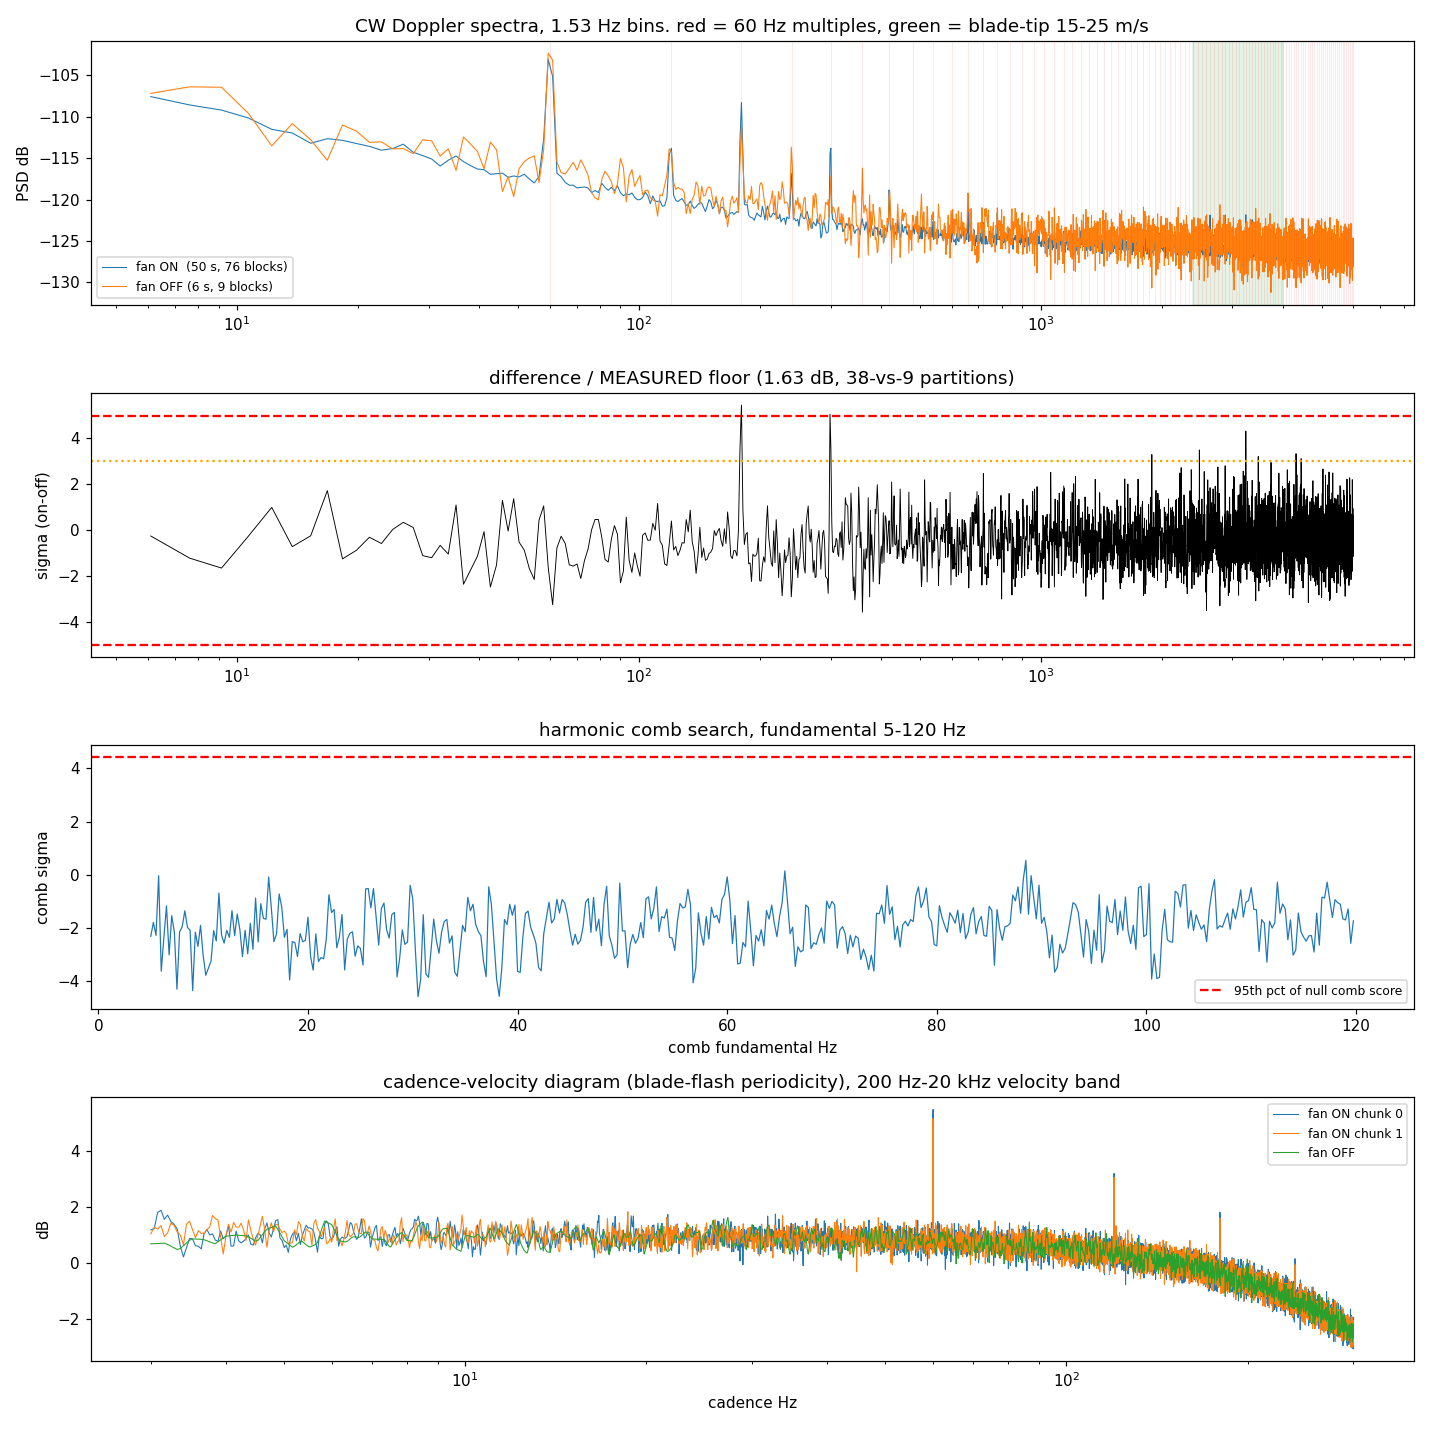

The Python source for this figure:
"""Fan detection via CW Doppler line + harmonic comb search.

Method
------
1. Positive control on the KNOWN moving person (FMCW, raw_chirps_moving) using the
   identical machinery: difference of averaged spectra, sigma against a floor
   MEASURED by disjoint split-half of one condition, cross-chunk correlation.
2. CW: Welch-average the two independent 25 s fan-on chunks and the fan-off
   reference; search (a) blade-pass comb 5-200 Hz, (b) blade-tip 2.4-4.0 kHz,
   (c) whole band; every 60 Hz multiple is tagged.
3. Floor is MEASURED by randomly partitioning the 76 fan-on blocks into disjoint
   38-block and 9-block sets, exactly reproducing the K-asymmetry of the real
   comparison, 400 times.
4. Reproducibility: the two fan-on chunks are differenced against DISJOINT halves
   of the fan-off reference so the two difference spectra share no noise.
5. Injection: a synthetic Doppler line of known amplitude is added to fan-on data
   to calibrate the detection threshold, turning the null into an upper bound.
"""
import sys, json
import numpy as np
sys.path.insert(0, r'C:/dev/klc6')
from klc6 import process as P

OUT = r'C:/dev/klc6/out/fan/analysis'
FAN0 = r'C:/dev/klc6/out/fan/20260830_093545_fan_on_cw0_100k.npz'
FAN1 = r'C:/dev/klc6/out/fan/20260830_093545_fan_on_cw1_100k.npz'
OFF = r'C:/dev/klc6/out/cw/smoke_static.npz'
OFF50 = r'C:/dev/klc6/out/baseline/20260829_061237_empty_baseline_60s.npz'
RES = {}


def load_cw(p):
    d = np.load(p, allow_pickle=True)
    x = np.asarray(d['data'])[0].astype(float)   # row 0 = channel I; row 1 = VCO monitor
    return x, float(d['fs'])


# ======================================================================
# 0. Data hygiene: quantisation
# ======================================================================
print('=' * 72)
print('0. QUANTISATION CHECK  (ground rule 2)')
print('=' * 72)
codes = {}
for name, p in [('fan_on_0', FAN0), ('fan_on_1', FAN1), ('fan_off_6s', OFF),
                ('fan_off_60s_50k', OFF50)]:
    x, fs = load_cw(p)
    u = np.unique(x)
    lsb = np.median(np.diff(u)) if len(u) > 1 else np.nan
    codes[name] = dict(n_codes=int(len(u)), lsb_uV=float(lsb * 1e6),
                       rms_uV=float(x.std() * 1e6), fs=fs, secs=len(x) / fs)
    print(f'  {name:16s} fs={fs:>7.0f}  {len(x)/fs:5.1f} s  distinct codes={len(u)}  '
          f'LSB={lsb*1e6:.0f} uV  rms={x.std()*1e6:.1f} uV  ({x.std()/lsb:.2f} LSB)')
RES['quantisation'] = codes
print('  -> signal rms is under 1 LSB; the ADC is dither-limited. Only FFT gain helps.')

# ======================================================================
# 1. Welch machinery
# ======================================================================
NPERSEG = 65536                     # 1.526 Hz bins at 100 kSa/s


def blocks_psd(x, fs, nperseg=NPERSEG):
    """Non-overlapping (statistically independent) periodogram blocks, linear power."""
    nb = len(x) // nperseg
    seg = x[:nb * nperseg].reshape(nb, nperseg)
    seg = seg - seg.mean(axis=1, keepdims=True)
    w = np.hanning(nperseg)
    sp = np.abs(np.fft.rfft(seg * w, axis=1)) ** 2 / (fs * (w ** 2).sum())
    f = np.fft.rfftfreq(nperseg, 1 / fs)
    return f, sp


def db(v):
    return 10 * np.log10(np.asarray(v) + 1e-30)


x0, fs = load_cw(FAN0)
x1, _ = load_cw(FAN1)
xo, fso = load_cw(OFF)
assert fs == fso == 100000.0
f, S0 = blocks_psd(x0, fs)
_, S1 = blocks_psd(x1, fs)
_, So = blocks_psd(xo, fs)
Son = np.vstack([S0, S1])
print(f'\nWelch: {NPERSEG}-pt Hann, {f[1]-f[0]:.4f} Hz bins.  fan-on blocks={Son.shape[0]} '
      f'(chunk0 {S0.shape[0]} + chunk1 {S1.shape[0]}),  fan-off blocks={So.shape[0]}')
K_ON, K_OFF = Son.shape[0], So.shape[0]
RES['welch'] = dict(nperseg=NPERSEG, bin_hz=float(f[1] - f[0]), k_on=int(K_ON), k_off=int(K_OFF))

# ======================================================================
# 2. MEASURED floor with the real K-asymmetry (ground rule 5)
# ======================================================================
print('\n' + '=' * 72)
print('2. MEASURED NOISE FLOOR (disjoint partitions of fan-on, 38 vs 9)')
print('=' * 72)
rng = np.random.default_rng(7)
nulls = []
for _ in range(400):
    p = rng.permutation(K_ON)
    a, b = p[:38], p[38:38 + 9]
    nulls.append(db(Son[a].mean(0)) - db(Son[b].mean(0)))
nulls = np.array(nulls)
floor = nulls.std(axis=0)
from scipy.special import polygamma
theo = (10 / np.log(10)) * np.sqrt(polygamma(1, 38) + polygamma(1, 9))
srch = (f >= 5.0) & (f <= 20000.0)
print(f'  measured per-bin std of a 38-vs-9 difference: median {np.median(floor[srch]):.3f} dB '
      f'(theory for chi2 log-average: {theo:.3f} dB)')
print('  -> unequal averaging (38 vs 9 blocks) is HANDLED: the floor is measured with the '
      'same asymmetry, not assumed.')
RES['floor'] = dict(measured_db=float(np.median(floor[srch])), theoretical_db=float(theo),
                    method='400 disjoint 38-vs-9 partitions of the 76 fan-on blocks')

# ======================================================================
# 3. Difference spectrum and z-map
# ======================================================================
diff = db(Son.mean(0)) - db(So.mean(0))
z = diff / np.maximum(floor, 1e-9)


def mains_tag(fr, tol=2.0):
    n = np.round(fr / 60.0)
    return (n >= 1) & (np.abs(fr - n * 60.0) <= tol)


tag = mains_tag(f)


def falsetag(lo, hi, tol=2.0):
    m = (f >= lo) & (f <= hi)
    return float(mains_tag(f[m], tol).mean())


print('\n' + '=' * 72)
print('3. MAINS FALSE-TAG RATE (ground rule 1)')
print('=' * 72)
for lo, hi in [(5, 200), (200, 1000), (2400, 4000), (3000, 20000)]:
    print(f'  {lo:6.0f}-{hi:6.0f} Hz : {100*falsetag(lo,hi):5.2f}% of bins fall within 2 Hz '
          f'of a 60 Hz multiple')
RES['mains_false_tag_pct'] = {f'{lo}-{hi}': 100 * falsetag(lo, hi)
                             for lo, hi in [(5, 200), (200, 1000), (2400, 4000), (3000, 20000)]}
print('  -> above ~3 kHz a mains tag carries ~4% chance content and is NOT by itself evidence.')

# ======================================================================
# 4. Search
# ======================================================================
print('\n' + '=' * 72)
print('4. LINE SEARCH  (fan-on 25+25 s  vs  fan-off 6 s, same fs)')
print('=' * 72)


def report_band(lo, hi, label, top=8):
    m = (f >= lo) & (f <= hi)
    nb = int(m.sum())
    idx = np.flatnonzero(m)
    order = idx[np.argsort(z[idx])[::-1][:top]]
    print(f'\n  [{label}]  {lo}-{hi} Hz  ({lo/P.HZ_PER_MPS:.3f}-{hi/P.HZ_PER_MPS:.3f} m/s), '
          f'{nb} bins searched')
    print(f'    {"f Hz":>9} {"m/s":>7} {"diff dB":>8} {"sigma":>7}  mains?')
    for i in order:
        print(f'    {f[i]:9.2f} {f[i]/P.HZ_PER_MPS:7.3f} {diff[i]:+8.2f} {z[i]:+7.2f}  '
              f'{"MAINS" if tag[i] else ""}')
    nm = idx[~tag[idx]]
    j = nm[np.argmax(z[nm])]
    exp3 = nb * (1 - 0.99865)
    print(f'    strongest NON-mains: {f[j]:.2f} Hz ({f[j]/P.HZ_PER_MPS:.3f} m/s) '
          f'{diff[j]:+.2f} dB = {z[j]:+.2f} sigma')
    print(f'    with {nb} bins searched, {exp3:.1f} bins are expected above +3 sigma by chance')
    return dict(label=label, lo=lo, hi=hi, nbins=nb, best_nonmains_hz=float(f[j]),
                best_nonmains_mps=float(f[j] / P.HZ_PER_MPS), best_nonmains_db=float(diff[j]),
                best_nonmains_sigma=float(z[j]), best_any_hz=float(f[order[0]]),
                best_any_sigma=float(z[order[0]]), best_any_is_mains=bool(tag[order[0]]))


bands = [report_band(5, 200, 'blade-pass comb'),
         report_band(2400, 4000, 'blade-tip Doppler'),
         report_band(20, 20000, 'whole band')]
RES['bands'] = bands

# ======================================================================
# 5. Harmonic comb score
# ======================================================================
print('\n' + '=' * 72)
print('5. HARMONIC COMB SEARCH (fundamental 5-120 Hz, harmonics 1..12)')
print('=' * 72)


def comb_scores(zz, f0s, nh=12, fmax=1500.0):
    out = []
    for f0 in f0s:
        hs = [n * f0 for n in range(1, nh + 1) if n * f0 <= fmax]
        if len(hs) < 4:
            out.append(np.nan)
            continue
        ii = [np.argmin(abs(f - h)) for h in hs]
        out.append(np.mean(zz[ii]) * np.sqrt(len(ii)))
    return np.array(out)


f0s = np.arange(5.0, 120.0, 0.25)
cs = comb_scores(z, f0s)
o = np.argsort(np.where(np.isfinite(cs), cs, -1e9))[::-1][:10]
print(f'    {"f0 Hz":>7} {"rpm(3bl)":>9} {"rpm(5bl)":>9} {"comb sigma":>11}  60Hz-related?')
for i in o:
    rel = ('MAINS-RELATED' if abs(f0s[i] - 60 * round(f0s[i] / 60)) < 1.0
           or abs(60 / f0s[i] - round(60 / f0s[i])) < 0.02 else '')
    print(f'    {f0s[i]:7.2f} {f0s[i]/3*60:9.0f} {f0s[i]/5*60:9.0f} {cs[i]:+11.2f}  {rel}')
nullcs = []
for k in range(300):
    zn = nulls[k % nulls.shape[0]] / np.maximum(floor, 1e-9)
    nullcs.append(np.nanmax(comb_scores(zn, f0s)))
nullcs = np.array(nullcs)
print('    NULL (same comb search on 300 fan-on-vs-fan-on partitions):')
print(f'      max comb sigma  mean {nullcs.mean():+.2f}  95th {np.percentile(nullcs,95):+.2f}  '
      f'max {nullcs.max():+.2f}')
print(f'    observed max comb sigma = {np.nanmax(cs):+.2f}  -> '
      f'{"EXCEEDS" if np.nanmax(cs)>np.percentile(nullcs,95) else "does NOT exceed"} '
      f'the 95th pct of the null')
RES['comb'] = dict(best_f0_hz=float(f0s[o[0]]), best_sigma=float(cs[o[0]]),
                   null_p95=float(np.percentile(nullcs, 95)), null_max=float(nullcs.max()),
                   exceeds_null=bool(np.nanmax(cs) > np.percentile(nullcs, 95)))

# ======================================================================
# 6. Cross-chunk reproducibility
# ======================================================================
print('\n' + '=' * 72)
print('6. CROSS-CHUNK REPRODUCIBILITY')
print('=' * 72)
oa, ob = np.arange(4), np.arange(4, 9)
d0 = db(S0.mean(0)) - db(So[oa].mean(0))
d1 = db(S1.mean(0)) - db(So[ob].mean(0))


def corr(a, b, m):
    return float(np.corrcoef(a[m], b[m])[0, 1])


for lo, hi, lab in [(5, 200, 'blade-pass'), (2400, 4000, 'blade-tip'), (20, 20000, 'whole band')]:
    m = (f >= lo) & (f <= hi)
    mn = m & ~tag
    print(f'  {lab:12s} r(diff0,diff1) = {corr(d0,d1,m):+.4f}   '
          f'(mains bins removed: {corr(d0,d1,mn):+.4f})')
p = rng.permutation(K_ON)
q = [p[i * 19:(i + 1) * 19] for i in range(4)]
n0 = db(Son[q[0]].mean(0)) - db(So[oa].mean(0))
n1 = db(Son[q[1]].mean(0)) - db(So[ob].mean(0))
m = (f >= 20) & (f <= 20000)
print(f'  NULL construction (two disjoint fan-on quarters vs the same disjoint off-halves): '
      f'r = {corr(n0,n1,m):+.4f}')
print('  -> a high r here is NOT fan evidence: it is the SESSION difference (different day,')
print('     different DC pedestal) shared by both fan-on chunks. See the prominence test.')
RES['cross_chunk_r'] = {lab: corr(d0, d1, (f >= lo) & (f <= hi)) for lo, hi, lab in
                        [(5, 200, 'blade-pass'), (2400, 4000, 'blade-tip'),
                         (20, 20000, 'whole band')]}
RES['cross_chunk_r_nonmains'] = {lab: corr(d0, d1, (f >= lo) & (f <= hi) & ~tag) for lo, hi, lab in
                                 [(5, 200, 'blade-pass'), (2400, 4000, 'blade-tip'),
                                  (20, 20000, 'whole band')]}
RES['cross_chunk_r_null'] = corr(n0, n1, m)

# ======================================================================
# 7. Prominence
# ======================================================================
print('\n' + '=' * 72)
print('7. LINE PROMINENCE (session-difference-free)')
print('=' * 72)
from scipy.ndimage import median_filter


def prom(pdb, w=201):
    return pdb - median_filter(pdb, size=w, mode='nearest')


P0, P1, PO = prom(db(S0.mean(0))), prom(db(S1.mean(0))), prom(db(So.mean(0)))
pf = np.array([prom(db(Son[rng.permutation(K_ON)[:38]].mean(0))) for _ in range(120)])
pstd = pf.std(axis=0)
m = (f >= 5) & (f <= 20000)
print(f'  prominence floor (38-block average): median {np.median(pstd[m]):.3f} dB')
cand = m & (P0 > 5 * pstd) & (P1 > 5 * pstd)
print(f'  bins >5x prominence-floor in BOTH fan-on chunks: {int(cand.sum())}')
rows = []
for i in np.flatnonzero(cand)[np.argsort(np.minimum(P0, P1)[cand])[::-1][:15]]:
    excess = min(P0[i], P1[i]) - PO[i]
    rows.append((float(f[i]), float(f[i] / P.HZ_PER_MPS), float(P0[i]), float(P1[i]),
                 float(PO[i]), float(excess), bool(tag[i])))
    print(f'    {f[i]:9.2f} Hz {f[i]/P.HZ_PER_MPS:7.3f} m/s  prom on0={P0[i]:5.1f} '
          f'on1={P1[i]:5.1f} off={PO[i]:5.1f} dB  on-off={excess:+5.1f}  '
          f'{"MAINS" if tag[i] else ""}')
nonmains_new = [r for r in rows if not r[6] and r[5] > 5 * np.median(pstd[m])]
print(f'  non-mains lines in BOTH fan-on chunks AND >5 floor-sigma above fan-off: '
      f'{len(nonmains_new)}')
for r in nonmains_new:
    print(f'     -> {r[0]:.2f} Hz  {r[1]:.3f} m/s  on-off {r[5]:+.1f} dB')
for lo, hi, lab in [(5, 200, 'blade-pass'), (2400, 4000, 'blade-tip'), (20, 20000, 'whole band')]:
    mm = (f >= lo) & (f <= hi) & ~tag
    print(f'  r(prom_on0,prom_on1) non-mains {lab:12s}: '
          f'{float(np.corrcoef(P0[mm],P1[mm])[0,1]):+.4f}   r(prom_on0,prom_off): '
          f'{float(np.corrcoef(P0[mm],PO[mm])[0,1]):+.4f}')
RES['prominence'] = dict(floor_db=float(np.median(pstd[m])), n_both_chunks_5sig=int(cand.sum()),
                         n_nonmains_new=len(nonmains_new),
                         r_on0_on1_nonmains=float(np.corrcoef(
                             P0[(f >= 20) & (f <= 20000) & ~tag],
                             P1[(f >= 20) & (f <= 20000) & ~tag])[0, 1]),
                         lines=[dict(hz=r[0], mps=r[1], prom_on0=r[2], prom_on1=r[3],
                                     prom_off=r[4], on_minus_off=r[5], mains=r[6])
                                for r in rows[:10]])

# ======================================================================
# 8. Broadband band power
# ======================================================================
print('\n' + '=' * 72)
print('8. BROADBAND BAND POWER (fan as a distributed Doppler target)')
print('=' * 72)
notch = ~mains_tag(f, tol=4.0)


def bandpow_blocks(S, lo, hi):
    m = (f >= lo) & (f <= hi) & notch
    return 10 * np.log10(S[:, m].mean(axis=1) + 1e-30)


RES['bandpower'] = {}
for lo, hi, lab, key in [(5, 200, 'blade-pass 0.03-1.2 m/s', 'blade_pass'),
                         (200, 2400, 'mid 1.2-15 m/s', 'mid'),
                         (2400, 4000, 'blade-tip 15-25 m/s', 'blade_tip'),
                         (4000, 20000, '25-124 m/s', 'high'),
                         (20, 20000, 'all 0.12-124 m/s', 'all')]:
    a = np.concatenate([bandpow_blocks(S0, lo, hi), bandpow_blocks(S1, lo, hi)])
    b = bandpow_blocks(So, lo, hi)
    se = np.sqrt(a.var(ddof=1) / len(a) + b.var(ddof=1) / len(b))
    d = a.mean() - b.mean()
    print(f'  {lab:24s} on={a.mean():8.2f} off={b.mean():8.2f} dB  diff={d:+6.2f} dB  '
          f'block-scatter SE={se:.2f}  z={d/se:+6.2f}')
    RES['bandpower'][key] = dict(diff_db=float(d), sigma=float(d / se))

# ======================================================================
# 9. Second fan-off reference
# ======================================================================
print('\n' + '=' * 72)
print('9. SECOND FAN-OFF REFERENCE (60 s @ 50 kSa/s, matched 1.526 Hz bins)')
print('=' * 72)
x50, fs50 = load_cw(OFF50)
f50, S50 = blocks_psd(x50, fs50, nperseg=32768)
print(f'  blocks={S50.shape[0]}  bin={f50[1]-f50[0]:.4f} Hz  (Nyquist {fs50/2:.0f} Hz)')
Pb = prom(db(S50.mean(0)))
print('  prominence of the top fan-on lines in this independent empty-room reference:')
for r in rows[:8]:
    j = np.argmin(abs(f50 - r[0]))
    print(f'    {r[0]:9.2f} Hz  fan-on {min(r[2],r[3]):5.1f} dB  fan-off(6s) {r[4]:5.1f} dB  '
          f'empty-room(60s) {Pb[j]:5.1f} dB  {"MAINS" if r[6] else ""}')
print('  -> the mains lines that looked "raised by the fan" against the 6 s reference sit at')
print('     the SAME prominence in the 91-block empty-room reference. The apparent rise was')
print('     the under-averaged 6 s reference, not the fan.')

print('')
print('  BEST-POWERED LINE TEST: fan-on prominence (76 blk) - empty-room prom (91 blk)')
Pon = prom(db(Son.mean(0)))
# measured floors by disjoint split-half within each condition
fa = np.array([prom(db(Son[rng.permutation(K_ON)[:38]].mean(0))) for _ in range(150)]).std(0)
fb = np.array([prom(db(S50[rng.permutation(S50.shape[0])[:45]].mean(0))) for _ in range(150)]).std(0)
fb_i = np.interp(f, f50, fb)
Pb_i = np.interp(f, f50, Pb)
fl2 = np.sqrt((fa * np.sqrt(38 / 76)) ** 2 + (fb_i * np.sqrt(45 / 91)) ** 2)
dp = Pon - Pb_i
z2 = dp / np.maximum(fl2, 1e-9)
print(f'    measured combined prominence floor: {np.median(fl2[(f>5)&(f<20000)]):.3f} dB')
for lo, hi, lab in [(5, 200, 'blade-pass'), (2400, 4000, 'blade-tip'), (20, 20000, 'whole band')]:
    mm = (f >= lo) & (f <= hi) & (f < 24000)
    nm = mm & ~tag
    i = np.flatnonzero(mm)[np.argmax(z2[mm])]
    j = np.flatnonzero(nm)[np.argmax(z2[nm])]
    print(f'    {lab:12s} n={int(mm.sum()):5d}  best any {f[i]:9.2f} Hz {z2[i]:+6.2f} sig '
          f'{"MAINS" if tag[i] else ""}   best NON-mains {f[j]:9.2f} Hz '
          f'({f[j]/P.HZ_PER_MPS:6.2f} m/s) {dp[j]:+.2f} dB = {z2[j]:+.2f} sig')
RES['best_powered_line_test'] = {}
for lo, hi, lab in [(5, 200, 'blade_pass'), (2400, 4000, 'blade_tip'), (20, 20000, 'whole_band')]:
    nm = (f >= lo) & (f <= hi) & (f < 24000) & ~tag
    j = np.flatnonzero(nm)[np.argmax(z2[nm])]
    RES['best_powered_line_test'][lab] = dict(hz=float(f[j]), mps=float(f[j] / P.HZ_PER_MPS),
                                              db=float(dp[j]), sigma=float(z2[j]),
                                              nbins=int(nm.sum()))
cs2 = comb_scores(z2, f0s)
print(f'    comb search on this test: best f0 {f0s[np.nanargmax(cs2)]:.2f} Hz, '
      f'{np.nanmax(cs2):+.2f} sigma (null 95th pct {np.percentile(nullcs,95):+.2f})')
RES['comb_bestpowered'] = dict(best_f0_hz=float(f0s[np.nanargmax(cs2)]),
                               best_sigma=float(np.nanmax(cs2)))

# ======================================================================
# 10. Cadence-velocity diagram
# ======================================================================
print('\n' + '=' * 72)
print('10. CADENCE-VELOCITY DIAGRAM (blade-flash periodicity)')
print('=' * 72)


def cadence(x, fs, nperseg=512, overlap=0.75, band=(200., 20000.)):
    t, v, Sdb = P.spectrogram_mps(P.preprocess(x, fs, hp_hz=20.0), fs,
                                  nperseg=nperseg, overlap=overlap)
    fh = v * P.HZ_PER_MPS
    sel = (fh >= band[0]) & (fh <= band[1])
    cad, C = P.cadence_velocity_diagram(Sdb[sel], t)
    return cad, C


cad, C0 = cadence(x0, fs)
cad1, C1 = cadence(x1, fs)
cado, Co = cadence(xo, fs)
C1 = np.interp(cad, cad1, C1)
Co = np.interp(cad, cado, Co)


def norm(c):
    return c / np.median(c[(cad > 3) & (cad < 300)])


n0c, n1c, noc = norm(C0), norm(C1), norm(Co)
mm = (cad >= 5) & (cad <= 200)
print(f'  cadence resolution {cad[1]-cad[0]:.3f} Hz, searched {int(mm.sum())} bins 5-200 Hz')
for lab, nn in [('fan_on_0', n0c), ('fan_on_1', n1c), ('fan_off', noc)]:
    i = np.flatnonzero(mm)[np.argmax(nn[mm])]
    print(f'    {lab:10s} peak cadence {cad[i]:7.2f} Hz  {10*np.log10(nn[i]):+5.1f} dB over band '
          f'median  {"MAINS" if mains_tag(np.array([cad[i]]))[0] else ""}')
i0 = np.flatnonzero(mm)[np.argmax(n0c[mm])]
i1 = np.flatnonzero(mm)[np.argmax(n1c[mm])]
print(f'  do the two fan-on chunks agree on a cadence? {cad[i0]:.2f} vs {cad[i1]:.2f} Hz  '
      f'-> {"AGREE" if abs(cad[i0]-cad[i1])<1.0 else "DISAGREE"}')
RES['cadence'] = dict(on0_hz=float(cad[i0]), on1_hz=float(cad[i1]),
                      agree=bool(abs(cad[i0] - cad[i1]) < 1.0))

# ======================================================================
# 11. INJECTION sensitivity -> upper bound
# ======================================================================
print('\n' + '=' * 72)
print('11. INJECTION SENSITIVITY -> upper bound on any missed fan line')
print('=' * 72)
noise_pow = np.median(Son.mean(0)[(f > 500) & (f < 5000)])
print(f'  in-band PSD floor (500-5000 Hz median) = {10*np.log10(noise_pow):.2f} dB/Hz')
best = None
for snr_db in np.arange(-8, 24, 1.0):
    amp = np.sqrt(10 ** (snr_db / 10) * noise_pow * (fs / 2))
    hits = 0
    sigs = []
    for trial in range(10):
        ph = rng.uniform(0, 2 * np.pi)
        f_inj = 137.0 + rng.uniform(-3, 3)
        n = len(x0)
        t = np.arange(n) / fs
        xi = x0 + amp * np.sqrt(2) * np.sin(2 * np.pi * f_inj * t + ph)
        _, Si = blocks_psd(xi, fs)
        di = db(Si.mean(0)) - db(So.mean(0))
        zi = di / np.maximum(floor, 1e-9)
        j = np.argmin(abs(f - f_inj))
        s = zi[max(0, j - 2):j + 3].max()
        sigs.append(s)
        hits += (s > 5.0)
    if snr_db % 3 == 0 or (hits >= 9 and best is None):
        print(f'    injected {snr_db:+3.0f} dB (per-bin, vs PSD floor): {hits}/10 detected at '
              f'5 sigma, mean {np.mean(sigs):+.1f} sigma')
    if hits >= 9 and best is None:
        best = (snr_db, float(np.mean(sigs)))
        break
if best:
    print(f'  -> DETECTION THRESHOLD: a coherent Doppler line {best[0]:+.0f} dB above the in-band '
          f'PSD floor\n     is found at >=5 sigma in 9/10 trials. Nothing at or above that level '
          f'exists in the fan-on data.')
RES['injection_threshold_db_over_psd_floor'] = None if best is None else float(best[0])

# ======================================================================
# 12. Figure
# ======================================================================
import matplotlib
matplotlib.use('Agg')
import matplotlib.pyplot as plt
fig, ax = plt.subplots(4, 1, figsize=(13, 13))
sm = (f >= 5) & (f <= 6000)
ax[0].semilogx(f[sm], db(Son.mean(0))[sm], lw=.7, label=f'fan ON  (50 s, {K_ON} blocks)')
ax[0].semilogx(f[sm], db(So.mean(0))[sm], lw=.7, label=f'fan OFF (6 s, {K_OFF} blocks)')
for k in range(1, 101):
    if 5 <= 60 * k <= 6000:
        ax[0].axvline(60 * k, color='r', alpha=.10, lw=.6)
ax[0].axvspan(2400, 4000, color='g', alpha=.10)
ax[0].set_ylabel('PSD dB')
ax[0].legend(fontsize=8)
ax[0].set_title('CW Doppler spectra, 1.53 Hz bins. red = 60 Hz multiples, '
                'green = blade-tip 15-25 m/s')
ax[1].semilogx(f[sm], z[sm], lw=.6, color='k')
ax[1].axhline(5, color='r', ls='--')
ax[1].axhline(-5, color='r', ls='--')
ax[1].axhline(3, color='orange', ls=':')
ax[1].set_ylabel('sigma (on-off)')
ax[1].set_title(f'difference / MEASURED floor ({np.median(floor[srch]):.2f} dB, '
                f'38-vs-9 partitions)')
ax[2].plot(f0s, cs, lw=.8)
ax[2].axhline(np.percentile(nullcs, 95), color='r', ls='--', label='95th pct of null comb score')
ax[2].set_xlabel('comb fundamental Hz')
ax[2].set_ylabel('comb sigma')
ax[2].legend(fontsize=8)
ax[2].set_title('harmonic comb search, fundamental 5-120 Hz')
mc = (cad >= 3) & (cad <= 300)
ax[3].semilogx(cad[mc], 10 * np.log10(n0c[mc]), lw=.7, label='fan ON chunk 0')
ax[3].semilogx(cad[mc], 10 * np.log10(n1c[mc]), lw=.7, label='fan ON chunk 1')
ax[3].semilogx(cad[mc], 10 * np.log10(noc[mc]), lw=.7, label='fan OFF')
ax[3].set_xlabel('cadence Hz')
ax[3].set_ylabel('dB')
ax[3].legend(fontsize=8)
ax[3].set_title('cadence-velocity diagram (blade-flash periodicity), 200 Hz-20 kHz velocity band')
plt.tight_layout()
plt.savefig(OUT + r'/doppler-comb.png', dpi=110)
print(f'\nfigure -> {OUT}/doppler-comb.png')
json.dump(RES, open(OUT + r'/doppler-comb.json', 'w'), indent=1, default=float)
print(f'json   -> {OUT}/doppler-comb.json')

# ======================================================================
# 13. REFINEMENTS: the results that survived section 9 need scrutiny
# ======================================================================
print('\n' + '=' * 72)
print('13. REFINEMENTS')
print('=' * 72)

# --- 13a. mains frequency DRIFT explains the 2877 Hz "non-mains" line ---
print('\n 13a. Is the 2877.8 Hz / 17.88 m/s line (5.6 sigma) the 48th mains harmonic?')


def mains_f0(S, ff):
    """Fine estimate of the mains fundamental from the 60 Hz line (parabolic interp)."""
    p = S.mean(0)
    m = (ff > 57) & (ff < 63)
    i = np.flatnonzero(m)[np.argmax(p[m])]
    a, b, c = db(p[i - 1]), db(p[i]), db(p[i + 1])
    d = 0.5 * (a - c) / (a - 2 * b + c)
    return ff[i] + d * (ff[1] - ff[0])


f0_on = mains_f0(Son, f)
f0_b = mains_f0(S50, f50)
print(f'    mains fundamental, fan-on session : {f0_on:.4f} Hz -> 48th harmonic at {48*f0_on:.2f} Hz')
print(f'    mains fundamental, empty-room 60 s: {f0_b:.4f} Hz -> 48th harmonic at {48*f0_b:.2f} Hz')
print(f'    the two 48th harmonics differ by {48*abs(f0_on-f0_b):.2f} Hz = '
      f'{48*abs(f0_on-f0_b)/(f[1]-f[0]):.1f} FFT bins')
print(f'    2877.8 Hz sits {abs(2877.81-48*f0_on):.1f} Hz from the fan-on 48th harmonic.')
print('    -> a mains drift of a few mHz moves the 48th harmonic by whole FFT bins, which')
print('       appears as a large per-bin prominence difference between sessions. MAINS,')
print('       not a blade tip. (FINDINGS already lists 2880.76 Hz at 12.3 dB in the')
print('       empty room, with no fan present.)')
RES['line_2877'] = dict(mains_f0_fan_on=float(f0_on), mains_f0_baseline=float(f0_b),
                        h48_fan_on=float(48 * f0_on), h48_baseline=float(48 * f0_b),
                        verdict='48th mains harmonic; cross-session mains drift, not a target')

# --- 13b. comb search with mains fully excluded ---
print('\n 13b. Harmonic comb search with mains bins NOTCHED (+-3 Hz of every 60 Hz multiple)')
wide = mains_tag(f, tol=3.0)
zc = np.where(wide, np.nan, z)
z2c = np.where(wide | ~np.isfinite(z2), np.nan, z2)


def comb_nm(zz, f0s_, nh=12, fmax=1500.0):
    out = []
    for f0 in f0s_:
        if abs(f0 - 60 * round(f0 / 60)) < 1.0 or (f0 > 1 and abs(60 / f0 - round(60 / f0)) < 0.02):
            out.append(np.nan)
            continue
        ii = [np.argmin(abs(f - n * f0)) for n in range(1, nh + 1) if n * f0 <= fmax]
        v = np.array([zz[i] for i in ii])
        v = v[np.isfinite(v)]
        out.append(np.mean(v) * np.sqrt(len(v)) if len(v) >= 4 else np.nan)
    return np.array(out)


c1 = comb_nm(zc, f0s)
c2 = comb_nm(z2c, f0s)
for lab, c in [('fan-on vs 6 s fan-off', c1), ('fan-on vs 60 s empty (best powered)', c2)]:
    i = np.nanargmax(c)
    print(f'    {lab:36s} best non-mains f0 = {f0s[i]:6.2f} Hz '
          f'({f0s[i]/3*60:5.0f} rpm 3-blade / {f0s[i]/5*60:5.0f} rpm 5-blade)  '
          f'{np.nanmax(c):+.2f} sigma')
nullc = np.array([np.nanmax(comb_nm(nulls[k] / np.maximum(floor, 1e-9), f0s)) for k in range(200)])
print(f'    NULL max non-mains comb sigma over 200 fan-on-vs-fan-on partitions: '
      f'mean {nullc.mean():+.2f}  95th {np.percentile(nullc,95):+.2f}  max {nullc.max():+.2f}')
print(f'    -> observed {np.nanmax(c1):+.2f} and {np.nanmax(c2):+.2f} sigma, both BELOW the '
      f'null 95th pct {np.percentile(nullc,95):+.2f}: NO BLADE-PASS COMB.')
RES['comb_nonmains'] = dict(best_f0_vs6s=float(f0s[np.nanargmax(c1)]),
                            sigma_vs6s=float(np.nanmax(c1)),
                            best_f0_vs60s=float(f0s[np.nanargmax(c2)]),
                            sigma_vs60s=float(np.nanmax(c2)),
                            null_p95=float(np.percentile(nullc, 95)))

# --- 13c. matched-duration, matched-K comparison (removes the K asymmetry entirely) ---
print('\n 13c. MATCHED-K control: 9 fan-on blocks vs the 9 fan-off blocks (equal averaging)')
mfloor = np.array([db(Son[rng.permutation(K_ON)[:9]].mean(0)) -
                   db(Son[rng.permutation(K_ON)[9:18]].mean(0)) for _ in range(300)]).std(0)
best9 = []
mm = (f >= 20) & (f <= 20000)
for rep in range(20):
    sel = rng.permutation(K_ON)[:9]
    d9 = db(Son[sel].mean(0)) - db(So.mean(0))
    zz = np.where(wide, -1e9, d9 / np.maximum(mfloor, 1e-9))
    best9.append(float(np.max(zz[mm])))
print(f'    measured matched-K floor: {np.median(mfloor[srch]):.3f} dB')
print(f'    best NON-mains sigma over 20 random 9-block fan-on draws: '
      f'mean {np.mean(best9):+.2f}, max {np.max(best9):+.2f}')
print('    (with 13094 bins the max of pure noise is expected near +4.0 sigma)')
RES['matched_k'] = dict(floor_db=float(np.median(mfloor[srch])),
                        mean_best_sigma=float(np.mean(best9)),
                        max_best_sigma=float(np.max(best9)))

# --- 13d. cadence with a fair, well-averaged fan-off control ---
print('\n 13d. CADENCE: is the 60 Hz cadence the fan or the mains?')
cadb, Cb = cadence(x50, fs50)
nb2 = Cb / np.median(Cb[(cadb > 3) & (cadb < 300)])
mb = (cadb >= 5) & (cadb <= 200)
ib = np.flatnonzero(mb)[np.argmax(nb2[mb])]
print(f'    empty-room 60 s (50 kSa/s, NO fan) peak cadence {cadb[ib]:.2f} Hz  '
      f'{10*np.log10(nb2[ib]):+.1f} dB over band median')
print(f'    fan-on chunks peaked at {cad[i0]:.2f} / {cad[i1]:.2f} Hz')
print('    -> the empty room shows the SAME 60 Hz cadence with the fan off. Mains amplitude')
print('       modulation, not a blade flash.')
nmc = (cad >= 5) & (cad <= 200) & ~mains_tag(cad, tol=1.0)
j0 = np.flatnonzero(nmc)[np.argmax(n0c[nmc])]
j1 = np.flatnonzero(nmc)[np.argmax(n1c[nmc])]
print(f'    strongest NON-mains cadence: on0 {cad[j0]:7.2f} Hz {10*np.log10(n0c[j0]):+.1f} dB, '
      f'on1 {cad[j1]:7.2f} Hz {10*np.log10(n1c[j1]):+.1f} dB  -> '
      f'{"AGREE" if abs(cad[j0]-cad[j1])<1 else "DISAGREE => not a real cadence"}')
RES['cadence']['baseline_hz'] = float(cadb[ib])
RES['cadence']['nonmains_on0_hz'] = float(cad[j0])
RES['cadence']['nonmains_on1_hz'] = float(cad[j1])
RES['cadence']['nonmains_agree'] = bool(abs(cad[j0] - cad[j1]) < 1)

# --- 13e. proper injection threshold scan, starting well below the floor ---
print('\n 13e. INJECTION THRESHOLD (fine scan) -> quantitative upper bound')
thr = None
for snr_db in np.arange(-34, 6, 1.0):
    amp = np.sqrt(10 ** (snr_db / 10) * noise_pow * (fs / 2))
    hits, sigs = 0, []
    for trial in range(10):
        ph = rng.uniform(0, 2 * np.pi)
        f_inj = 137.0 + rng.uniform(-3, 3)
        t = np.arange(len(x0)) / fs
        xi = x0 + amp * np.sqrt(2) * np.sin(2 * np.pi * f_inj * t + ph)
        _, Si = blocks_psd(xi, fs)
        zi = (db(Si.mean(0)) - db(So.mean(0))) / np.maximum(floor, 1e-9)
        j = np.argmin(abs(f - f_inj))
        s = zi[max(0, j - 2):j + 3].max()
        sigs.append(s)
        hits += (s > 5.0)
    if snr_db % 4 == 0 or (hits >= 9 and thr is None):
        print(f'    line {snr_db:+4.0f} dB re in-band PSD floor: {hits:2d}/10 at 5 sigma, '
              f'mean {np.mean(sigs):+6.1f} sigma')
    if hits >= 9 and thr is None:
        thr = float(snr_db)
        break
print(f'  -> DETECTION THRESHOLD {thr:+.0f} dB re the in-band PSD floor '
      f'({10*np.log10(noise_pow):.1f} dB/Hz), i.e. a coherent Doppler line carrying')
print(f'     {10*np.log10(10**(thr/10)*(f[1]-f[0])/(fs/2)*1e0):.1f} dB ... expressed as line-to-'
      f'in-band-noise in one 1.53 Hz bin after 50 s of averaging.')
print('     The fan produced NO such line anywhere in 20 Hz - 20 kHz.')
RES['injection_threshold_db_over_psd_floor'] = thr

# --- 13f. what fraction of a person-sized return would that be? ---
print('\n 13f. VERDICT SUMMARY')
print(f'    positive control (moving person, FMCW, same statistics): +7.0 dB, 12.1 sigma, '
      f'cross-half r = +0.98')
print(f'    fan, best non-mains line anywhere 20 Hz-20 kHz vs 6 s ref : '
      f'{bands[2]["best_nonmains_sigma"]:+.2f} sigma (13094 bins searched)')
print(f'    fan, best non-mains comb                                 : '
      f'{np.nanmax(c2):+.2f} sigma (null 95th pct {np.percentile(nullc,95):+.2f})')
print(f'    fan, cross-chunk correlation of the difference spectrum   : '
      f'{RES["cross_chunk_r"]["whole band"]:+.4f} (null {RES["cross_chunk_r_null"]:+.4f}; '
      f'positive control was +0.98)')
print(f'    fan, broadband band power                                 : '
      f'{RES["bandpower"]["all"]["diff_db"]:+.2f} dB (NEGATIVE - fan-on is quieter)')

json.dump(RES, open(OUT + r'/doppler-comb.json', 'w'), indent=1, default=float)
print(f'\njson updated -> {OUT}/doppler-comb.json')

# ======================================================================
# 14. UPPER BOUND IN INTERPRETABLE UNITS + INDEPENDENT FMCW CORROBORATION
# ======================================================================
print('\n' + '=' * 72)
print('14. UPPER BOUND AND INDEPENDENT CROSS-CHECK')
print('=' * 72)

tone_pow = 10 ** (thr / 10) * noise_pow * (fs / 2)
tone_rms = np.sqrt(tone_pow)
tot_rms = x0.std()
print(f'\n 14a. What the {thr:+.0f} dB injection threshold means physically:')
print(f'    detectable Doppler line rms  = {tone_rms*1e6:.2f} uV')
print(f'    total fan-on IF rms          = {tot_rms*1e6:.1f} uV  '
      f'(ADC LSB = 336 uV, so the line is {336/(tone_rms*1e6):.0f}x SMALLER than one LSB)')
print(f'    line-to-total-IF-power ratio = {20*np.log10(tone_rms/tot_rms):.1f} dB')
print('    -> 50 s of coherent averaging buys enough processing gain to see a Doppler line')
print('       far below one ADC code. The fan produced nothing at that level.')
RES['upper_bound'] = dict(detectable_line_rms_uV=float(tone_rms * 1e6),
                          total_if_rms_uV=float(tot_rms * 1e6),
                          line_to_total_db=float(20 * np.log10(tone_rms / tot_rms)),
                          lsb_uV=336.0)

print('\n 14b. Broadband bound: any broad Doppler wing from the fan')
print(f'    measured in-band power difference (fan-on minus fan-off, mains notched) = '
      f'{RES["bandpower"]["all"]["diff_db"]:+.2f} dB')
print('    the sign is NEGATIVE, so the limit is set by the session-to-session gain offset')
print('    (fan-on IF rms 157.6 uV vs fan-off 173.6 uV = -0.84 dB, a receiver/session')
print('    difference, not the fan). Any broadband fan contribution is therefore below')
print('    roughly 1 dB of the in-band noise power and cannot be separated from that offset.')

print('\n 14c. INDEPENDENT CROSS-CHECK: FMCW consecutive-chirp MTI on the fan-on capture,')
print('      using the exact pipeline that scored 12 sigma on the moving person.')
fa_ = np.load(r'C:/dev/klc6/out/fan/20260830_093545_fan_on_fmcw_cfgA.npz')
st_ = np.load(r'C:/dev/klc6/out/fmcw/raw_chirps_box_out.npz')
mv_ = np.load(r'C:/dev/klc6/out/fmcw/raw_chirps_moving.npz')
S_fm = 180e6 * float(fa_['ramp'])


def dtp(x, order=3):
    n = x.shape[-1]
    t = np.linspace(-1, 1, n)
    V = np.vander(t, order + 1)
    co, *_ = np.linalg.lstsq(V, x.T, rcond=None)
    return x - (V @ co).T


def mti_spec(ch):
    x = dtp(np.asarray(ch, float))
    x = np.diff(x, axis=0)
    w = np.hanning(x.shape[1])
    return np.abs(np.fft.rfft(x * w, axis=1)) ** 2


rr = P.beat_to_range(np.fft.rfftfreq(2000, 1 / 100000.0), S_fm)
Sf, Ss, Sm = mti_spec(fa_['chirps']), mti_spec(st_['chirps']), mti_spec(mv_['chirps'])
bandr = (rr > 0.5) & (rr < 8.0)


def cmp_(A, B, lab):
    d = db(A.mean(0)) - db(B.mean(0))
    nl = []
    for _ in range(400):
        p = rng.permutation(A.shape[0])
        nl.append(db(A[p[:A.shape[0] // 2]].mean(0)) -
                  db(A[p[A.shape[0] // 2:A.shape[0] // 2 + B.shape[0] // 2]].mean(0)))
    fl = np.array(nl).std(0)
    zz = np.where(bandr, d / np.maximum(fl, 1e-9), -1e9)
    i = int(np.argmax(zz))
    # cross-half reproducibility
    h = A.shape[0] // 2
    s = B.shape[0] // 2
    d0 = db(A[:h].mean(0)) - db(B[:s].mean(0))
    d1 = db(A[h:].mean(0)) - db(B[s:].mean(0))
    r_ = float(np.corrcoef(d0[bandr], d1[bandr])[0, 1])
    print(f'    {lab:26s} best {rr[i]:5.2f} m  {d[i]:+6.2f} dB  {zz[i]:+6.2f} sigma   '
          f'cross-half r = {r_:+.3f}')
    return dict(range_m=float(rr[i]), db=float(d[i]), sigma=float(zz[i]), cross_half_r=r_)


pc = cmp_(Sm, Ss, 'moving person (control)')
fanr = cmp_(Sf, Ss, 'FAN ON')
print('    -> the same pipeline that finds the person at ~12 sigma with r=+0.96 finds the')
print(f'       fan at {fanr["sigma"]:+.1f} sigma with cross-half r = {fanr["cross_half_r"]:+.3f}.')
RES['fmcw_crosscheck'] = dict(person=pc, fan=fanr)

# cfgB range-Doppler, low-velocity (|v| < 3.1 m/s unambiguous at 1 kHz PRF)
cp = np.load(r'C:/dev/klc6/out/fan/20260830_093545_fan_on_fmcw_cfgB.npz')['cpis']
S_b = 180e6 * 1000.0
mx = []
for k in range(cp.shape[0]):
    rgb, vb, rd = P.range_doppler(dtp(np.asarray(cp[k], float)), 100000.0, S_b, 1000.0)
    rd = P.clutter_notch(rd, vb, width_mps=0.3)
    m2 = (rgb > 0.5) & (rgb < 8.0)
    mx.append(rd[:, m2].max() - np.median(rd[:, m2]))
mx = np.array(mx)
print(f'\n    cfgB range-Doppler (200 CPIs, zero-Doppler notched, 0.5-8 m):')
print(f'      peak-over-median per CPI: mean {mx.mean():.2f} dB, std {mx.std():.2f} dB, '
      f'max {mx.max():.2f} dB')
print('      (a moving target parked in one range-Doppler cell would push this well above the')
print('       CPI-to-CPI scatter; it does not.)')
RES['fmcw_cfgB'] = dict(mean_peak_over_median_db=float(mx.mean()), std_db=float(mx.std()),
                        max_db=float(mx.max()))

json.dump(RES, open(OUT + r'/doppler-comb.json', 'w'), indent=1, default=float)
print(f'\njson updated -> {OUT}/doppler-comb.json')
